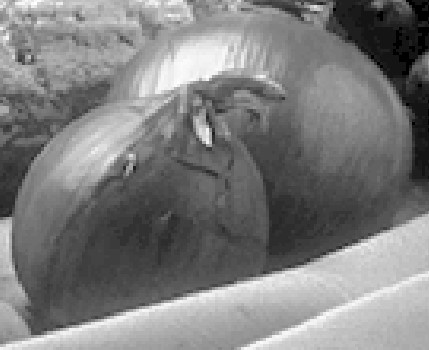
#> input picture Project/Project_4/original_paper_images/onion.png, 429 x 350 px, found by its file name
$ python BWBilateral.py
#> lines starting #> are read from the running program, lines starting #| are printed output that depends on the picture; after the words box and inside, x2 and y2 are one past the last pixel; in counts of white or black regions, pixels touching at a corner belong together
### Project/Project_3/MainOperation.py
import numpy as np
import cv2

'''
This file will contain function about the basic operation in this project.
'''


'''
1. read image from input path
    returned an image with gray scale(1 channel)
    In python-opencv, cv2.IMREAD_GRAYSCALE
'''
def readGray(path, color_value = 0):
#> called with path = 'original_paper_images/onion.png', color_value = 0
    return cv2.imread(path, color_value)
#> returned value is the input picture: shape (350, 429); min 0, max 255, mean 125.4


'''
2. read image from input path with
    retured an image with three channe
    In python-opencv, the returned 3 channels are BGR.
'''
def readColor(path, color_value = 1):
    return cv2.imread(path, color_value)

'''
2. transfer an three channels image into LAB format
'''
def cvtLAB(img):
    # return cv2.cvtColor(img.astype(np.float32), cv2.COLOR_BGR2LAB)
    return cv2.cvtColor(img, cv2.COLOR_BGR2LAB)

'''
3. transfer the lab color space image into BGR image
'''
def cvtBGR(img):
    # return cv2.cvtColor(img.astype(np.float32), cv2.COLOR_LAB2BGR)
    return cv2.cvtColor(img, cv2.COLOR_LAB2BGR)

'''
4. normolization to [0,1]
'''

def normolization(img):
    return img / 255.0

def renormolization(img):
    image = (np.maximum(img, 0) / img.max()) * 255.0
    return image

### Project/Project_3/BWBilateral.py
import numpy as np
import cv2
import math
import matplotlib.pyplot as plt
import MainOperation as mo

# define the domain filter
def domainFilter(kernel_size, sigma = 1):
    center_x, center_y = int((kernel_size - 1) / 2), int((kernel_size - 1) / 2)
    [x, y] = np.meshgrid(range(kernel_size), range(kernel_size))
    distance = (center_x - x) **2 + (center_y - y) **2
    kernel = np.exp(-1/2 * (distance/(sigma **2)))
    return kernel

# define the range filter:
def rangefilter(img_pitch, x_intensity, kernel_size, sigma = 1):
    kernel = np.zeros((kernel_size, kernel_size))
    intensity_difference = (img_pitch - x_intensity) **2
    kernel = np.exp(-1/2 * (intensity_difference / sigma **2))
    return kernel

def paddingImg(img, kernel_size):
    img_height, img_width = img.shape
    padding_size = (kernel_size - 1)/2
    padded_img = np.zeros((img_height + kernel_size - 1, img_width + kernel_size - 1))
    padding_size = int((kernel_size - 1) / 2)
    padded_img[padding_size: padding_size + img_height, padding_size: padding_size + img_width] = img
    return padded_img


def paddingReflect(img, kernel_size):
    # pre-processing:
    img_height, img_width= img.shape
    padded_img = np.zeros((img_height + kernel_size - 1, img_width + kernel_size - 1))
    padding_size = int((kernel_size - 1) / 2)
    padded_img[padding_size: padding_size + img_height, padding_size: padding_size + img_width] = img

    # 1. generate top, bottom, left, right padding
    # top_size: (kernel_size, width)
    # bottom_size : (kernel_size, width)
    # left_size : (height, kernel_size)
    # right_size : (height, kernel_size)
    top_value = img[:padding_size, :]
    reversed_top_value = np.flip(top_value, axis = 0)
    padded_img[:padding_size, padding_size:padding_size+img_width] = reversed_top_value

    bottom_img_value = img[-padding_size:,:]
    reversed_bottom_value = np.flip(bottom_img_value, axis = 0)
    padded_img[-padding_size:,padding_size:padding_size+img_width] = reversed_bottom_value

    left_value = img[:, :padding_size]
    reversed_left_value = np.flip(left_value, axis = 1)
    padded_img[padding_size:padding_size+img_height, :padding_size] = reversed_left_value

    right_value = img[:, -padding_size:]
    reversed_right_value = np.flip(right_value, axis = 1)
    padded_img[padding_size:padding_size+img_height, -padding_size:] = reversed_right_value

    # 2. generate four corner
    lt_corner = img[:padding_size, :padding_size]
    reversed_lt_corner = np.flip(np.flip(lt_corner, axis=1), axis = 0)
    padded_img[:padding_size, :padding_size] = reversed_lt_corner

    rt_corner = img[:padding_size, -padding_size:]
    reversed_rt_corner = np.flip(np.flip(rt_corner, axis = 1), axis = 0)
    padded_img[:padding_size, -padding_size:] = reversed_rt_corner

    lb_corner = img[-padding_size:, :padding_size]
    reversed_lb_corner = np.flip(np.flip(lb_corner, axis = 1), axis = 0)
    padded_img[-padding_size:, :padding_size] = reversed_lb_corner

    rb_corner = img[-padding_size:, -padding_size:]
    reversed_rb_corner = np.flip(np.flip(rb_corner, axis = 1), axis = 0)
    padded_img[-padding_size:, -padding_size:] = reversed_rb_corner
    return padded_img

def filterimage(img, kernel_size, domain_sigma, range_sigma, original_size):
    # img_height, img_width = img.shape
    img_height, img_width = original_size
    img_bilateral = np.zeros(original_size)
    print(img_bilateral.shape)
    padded_img = paddingReflect(img=img, kernel_size=kernel_size)
    padded_size = int((kernel_size - 1) / 2)
    # calculate the domain filter:
    domain_kernel = domainFilter(kernel_size=kernel_size, sigma=domain_sigma)
    for y in range(img_height):
        for x in range(img_width):
            center_y = y + padded_size
            center_x = x + padded_size
            img_pitch = padded_img[center_y - padded_size : center_y + padded_size +1,
                                   center_x - padded_size : center_x + padded_size +1]

            range_kernel = rangefilter(img_pitch= img_pitch, x_intensity= img[y,x],kernel_size=kernel_size, sigma=range_sigma)
            # calculate final kernel
            final_kernel = domain_kernel * range_kernel

            img_bilateral[y,x] = np.sum(img_pitch * final_kernel)/np.sum(final_kernel)
    return img_bilateral


sigmaColor = [10, 30, 100, 300]
sigmaSpace = [1, 3, 10]
root_path = "original_paper_images/"
image_name = "onion"
py_saved_path = "output_image_python/"
im_saved_path = "output_image/"
# print(root_path+image_name+".png")

# for ss in sigmaSpace:
#     for sc in sigmaColor:
#
#         kernel_size= 21
#         domain_sigma = ss
#         range_sigma = sc
#
#
#         # # cv2.imshow("first", img)
#
#         # # print(img.shape)
#         # # print(img.shape)
#
#         #------------------------------------------------------------
#         #use implement method
#         img = mo.readGray(path=root_path+image_name+".png", color_value=0)
#         original_size = img.shape
#         filtered_img = np.uint8(filterimage(img, kernel_size=kernel_size, domain_sigma=domain_sigma, range_sigma=range_sigma, original_size=original_size))
#         # print("filter", filtered_img.shape)
#         # cv2.imshow(str(sc), filtered_img)
#         # cv2.waitKey(0)
#         image_saved_name = image_name + "_ds" + str(domain_sigma) + "_rs" + str(range_sigma) + ".png"
#         img_saved_path = im_saved_path + image_saved_name
#         print(img_saved_path)
#         cv2.imwrite(img_saved_path, filtered_img, [int(cv2.IMWRITE_PNG_COMPRESSION), 0])
#
#         #--------------------------------------------------
#         # directly output from opencv-python (compare)
#         py_img = cv2.imread(root_path+image_name+".png", 0)
#         filtered_img = cv2.bilateralFilter(py_img, d=kernel_size, sigmaSpace=domain_sigma, sigmaColor=range_sigma)
#         image_saved_name = image_name + "_ds" + str(domain_sigma) + "_rs" + str(range_sigma) + ".png"
#         img_saved_path = py_saved_path + image_saved_name
#         print(img_saved_path)
#         cv2.imwrite(img_saved_path, filtered_img, [int(cv2.IMWRITE_PNG_COMPRESSION), 0])


kernel_size= 21
domain_sigma = 3
range_sigma = 50


# # cv2.imshow("first", img)

# # print(img.shape)
# # print(img.shape)

#------------------------------------------------------------
#use implement method
img = mo.readGray(path=root_path+image_name+".png", color_value=0)
original_size = img.shape
#> original_size = (350, 429)
filtered_img = np.uint8(filterimage(img, kernel_size=kernel_size, domain_sigma=domain_sigma, range_sigma=range_sigma, original_size=original_size))
#| (350, 429)
#> in paddingReflect, `padded_img[padding_size: padding_size + img_height, padding_size: padd..`:
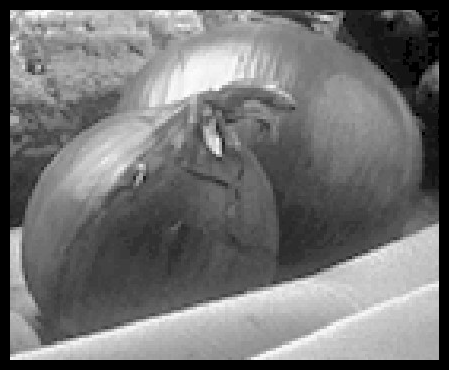
#> padded_img: shape (370, 449) float64; min 0, max 255, mean 113.3
#> in paddingReflect, `padded_img[padding_size:padding_size+img_height, -padding_size:] = rev..`:
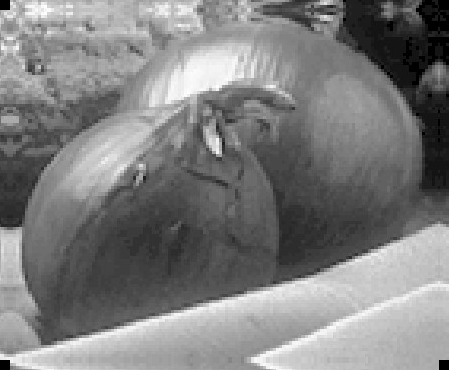
#> padded_img: shape (370, 449) float64; min 0, max 255, mean 126.6
#> in paddingReflect, `padded_img[:padding_size, :padding_size] = reversed_lt_corner`: padded_img: shape (370, 449) float64; 0.06% of pixels changed, all inside (x1, y1, x2, y2) = (0, 0, 10, 10)
#> in paddingReflect, `padded_img[:padding_size, -padding_size:] = reversed_rt_corner`: padded_img: shape (370, 449) float64; min 0, max 255, mean 126.7
#> in paddingReflect, `padded_img[-padding_size:, :padding_size] = reversed_lb_corner`: padded_img: shape (370, 449) float64; min 0, max 255, mean 126.8
#> in paddingReflect, `padded_img[-padding_size:, -padding_size:] = reversed_rb_corner`:
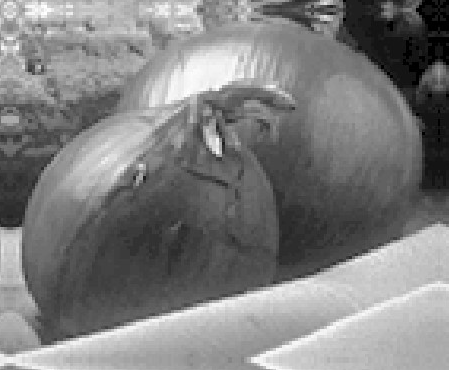
#> padded_img: shape (370, 449) float64; min 0, max 255, mean 126.9
#> the loop in filterimage, `for y in range(img_height):` made 350 passes
#> pass 1, in rangefilter, `intensity_difference = (img_pitch - x_intensity) **2`:
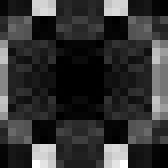
#> intensity_difference: shape (21, 21) float64 (shown 8 times larger); min 0, max 3136, mean 637.6; drawn with min black and max white
#> pass 1, in rangefilter, `kernel = np.exp(-1/2 * (intensity_difference / sigma **2))`:
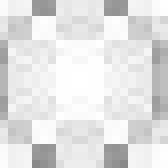
#> kernel: shape (21, 21) float64 (shown 8 times larger); min 0.534, max 1, mean 0.889
#> pass 1, in rangefilter (call 2), `intensity_difference = (img_pitch - x_intensity) **2`:
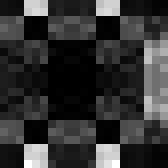
#> intensity_difference: shape (21, 21) float64 (shown 8 times larger); min 0, max 2809, mean 565.2; drawn with min black and max white
# print("filter", filtered_img.shape)
# cv2.imshow(str(sc), filtered_img)
# cv2.waitKey(0)
image_saved_name = image_name + "_ds" + str(domain_sigma) + "_rs" + str(range_sigma) + ".png"
img_saved_path = im_saved_path + image_saved_name
print(img_saved_path)
cv2.imwrite(img_saved_path, filtered_img, [int(cv2.IMWRITE_PNG_COMPRESSION), 0])

#--------------------------------------------------
# directly output from opencv-python (compare)
py_img = cv2.imread(root_path+image_name+".png", 0)
filtered_img = cv2.bilateralFilter(py_img, d=kernel_size, sigmaSpace=domain_sigma, sigmaColor=range_sigma)
image_saved_name = image_name + "_ds" + str(domain_sigma) + "_rs" + str(range_sigma) + ".png"
img_saved_path = py_saved_path + image_saved_name
print(img_saved_path)
cv2.imwrite(img_saved_path, filtered_img, [int(cv2.IMWRITE_PNG_COMPRESSION), 0])


# [5 lines of commented-out code are left out]

$ run again, with Project/Project_3/original_paper_images/snack.png copied over Project/Project_4/original_paper_images/onion.png
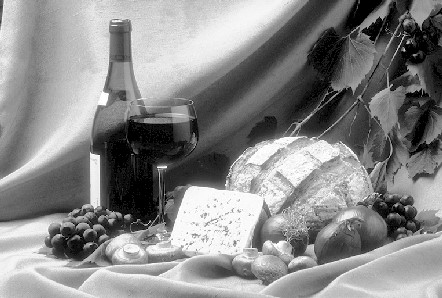
#> input picture Project/Project_3/original_paper_images/snack.png, 442 x 298 px, found by its file name
#> in readGray, returned value is the input picture: shape (298, 442); min 0, max 255, mean 137
#| (298, 442)
#> in paddingReflect, `padded_img[-padding_size:, :padding_size] = reversed_lb_corner`:
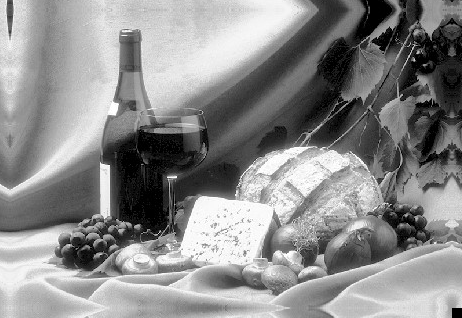
#> padded_img: shape (318, 462) float64; min 0, max 255, mean 139.3
#> after the loop in filterimage, `for y in range(img_height):`:
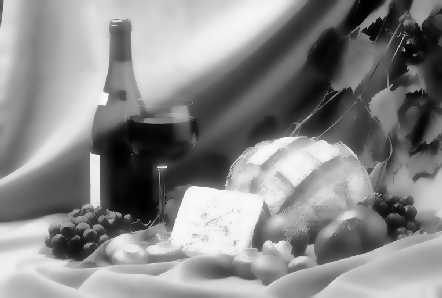
#> img_bilateral: shape (298, 442) float64; min 0.242, max 249.5, mean 136.8

$ run again, with Project/Project_4/original_paper_images/cat.png copied over Project/Project_4/original_paper_images/onion.png
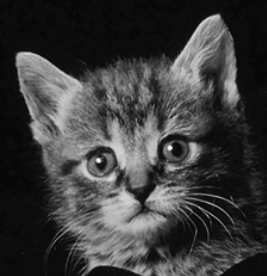
#> input picture Project/Project_4/original_paper_images/cat.png, 267 x 276 px, found by its file name
#> in readGray, returned value is the input picture: shape (276, 267); min 1, max 253, mean 61
#| (276, 267)
#> in paddingReflect, `padded_img[padding_size:padding_size+img_height, -padding_size:] = rev..`:
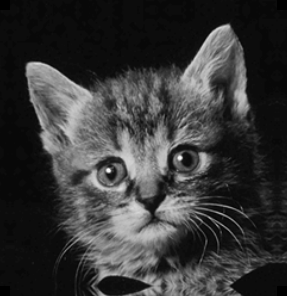
#> padded_img: shape (296, 287) float64; min 0, max 253, mean 55.7
#> after the loop in filterimage, `for y in range(img_height):`:
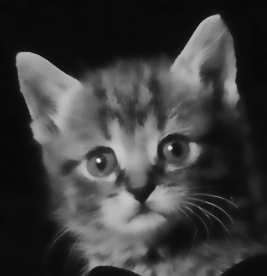
#> img_bilateral: shape (276, 267) float64; min 8.01, max 224.2, mean 60.9

$ run again, with Project/Project_4/original_paper_images/cat_part.png copied over Project/Project_4/original_paper_images/onion.png
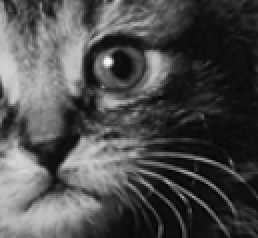
#> input picture Project/Project_4/original_paper_images/cat_part.png, 129 x 119 px, found by its file name (shown 2 times larger)
#> in readGray, returned value is the input picture: shape (119, 129); min 1, max 253, mean 76.6
#| (119, 129)
#> in paddingReflect, `padded_img[-padding_size:, -padding_size:] = reversed_rb_corner`:
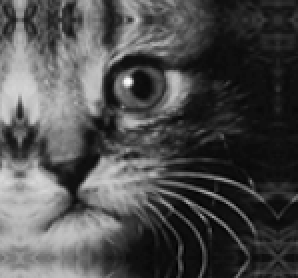
#> padded_img: shape (139, 149) float64 (shown 2 times larger); min 1, max 253, mean 76.7
#> after the loop in filterimage, `for y in range(img_height):`:
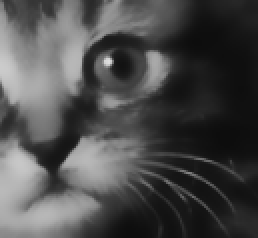
#> img_bilateral: shape (119, 129) float64 (shown 2 times larger); min 13.23, max 222, mean 76.1
